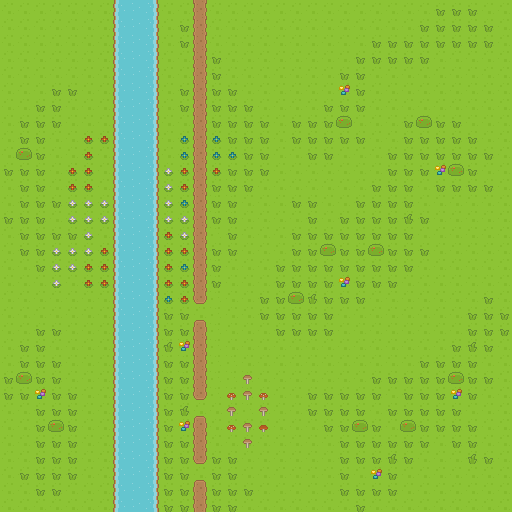

The image is a tile-based game level rendered from a .tmx file. Its description and source (layers, tilesets, objects; grid data summarised) follow:
An orthogonal 32x32 tile map with 16x16 px tiles, 4 tile layers (under, under-overlay, middle, over) and 5 objects (4x monster, speaker).

<map version="1.0" tiledversion="1.1.5" orientation="orthogonal" renderorder="right-down" width="32" height="32" tilewidth="16" tileheight="16" infinite="0" nextobjectid="33">
 <tileset firstgid="1" name="roguelike_general" tilewidth="16" tileheight="16" spacing="1" tilecount="1767" columns="57">
  <image source="../../../sprites/tiles/roguelike.png" width="968" height="526" />
 </tileset>
 <layer name="under" width="32" height="32">
  <data>[1024 cells, 1024 non-empty, 3 distinct tile ids]</data>
 </layer>
 <layer name="under-overlay" width="32" height="32">
  <data>[1024 cells, 425 non-empty, 13 distinct tile ids]</data>
 </layer>
 <objectgroup name="objects">
  <object id="27" name="villager" type="speaker" x="323" y="218">
   <properties>
    <property name="phrase" value="This is the meadow" />
   </properties>
   <point />
  </object>
  <object id="29" name="barry" type="monster" x="217.333" y="137.333">
   <point />
  </object>
  <object id="30" name="barry" type="monster" x="363.333" y="158.667">
   <point />
  </object>
  <object id="31" name="barry" type="monster" x="427.333" y="344">
   <point />
  </object>
  <object id="32" name="barry" type="monster" x="272.667" y="208.667">
   <point />
  </object>
 </objectgroup>
 <layer name="middle" width="32" height="32">
  <data>[1024 cells, 96 non-empty, 3 distinct tile ids]</data>
 </layer>
 <layer name="over" width="32" height="32">
  <data>[1024 cells, 0 non-empty, 0 distinct tile ids]</data>
 </layer>
</map>
